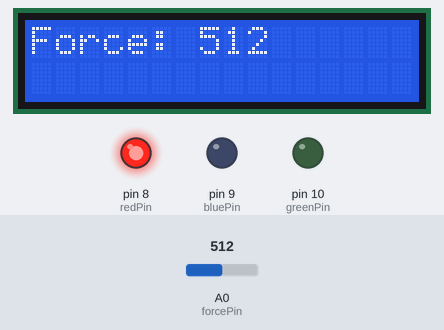
Bench run of a sketch on a simulated Arduino Uno, built with avr-gcc and run on an emulated ATmega328P. Parts: 16×2 character LCD, output pins drawn as LEDs (lit = HIGH). Inputs (shaded band) come from the test bench; at power-on: A0 (forcePin) = 512. What the sketch prints to the serial monitor is not drawn.

Above: at 1.2 s.
1.3 s: A0 (forcePin) set to 363
At 2.0 s:
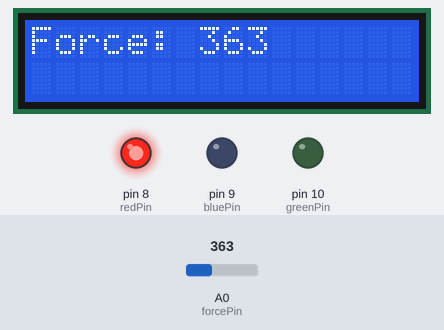
2.8 s: A0 (forcePin) set to 335
At 4.0 s:
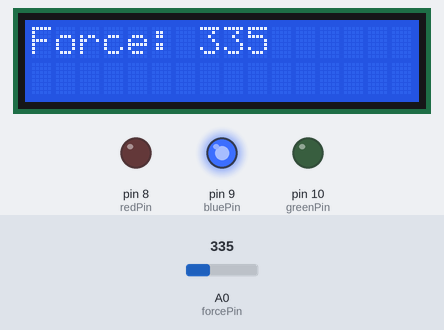
4.3 s: A0 (forcePin) set to 135
At 4.8 s:
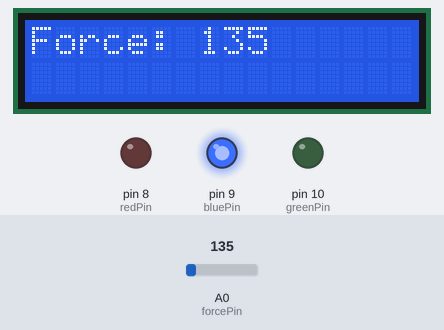
5.8 s: A0 (forcePin) set to 119
At 6.9 s:
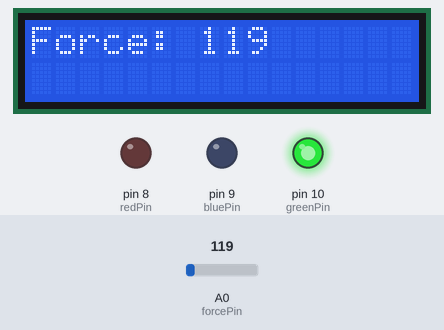
Timing chart, 0 to 8.3 s (numbered marks = the images above; inputs shaded):
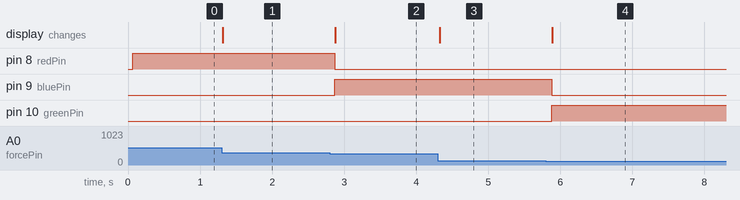

Measured:
- the behaviour switches between 351 and 350 on A0 (forcePin) (found by bisection; images 1 and 2)
- the behaviour switches between 126 and 125 on A0 (forcePin) (found by bisection; images 3 and 4)
- after the input at 1.3 s, the display: changes at once (image 1)
- after the input at 2.8 s, pin 8 (redPin): HIGH → LOW after 0.07 s; pin 9 (bluePin): LOW → HIGH after 0.07 s; the display: changes after 0.07 s (image 2)
- after the input at 4.3 s, the display: changes at once (image 3)
- after the input at 5.8 s, pin 9 (bluePin): HIGH → LOW after 0.08 s; pin 10 (greenPin): LOW → HIGH after 0.08 s; the display: changes after 0.09 s (image 4)

The sketch:

Force_Sensitive_Resistor.ino
```cpp
#include <LiquidCrystal.h>

const int rs = 12, en = 11, d4 = 5, d5 = 4, d6 = 3, d7 = 2;
LiquidCrystal lcd(rs, en, d4, d5, d6, d7);

const int redPin = 8;
const int bluePin = 9;
const int greenPin = 10;
const int forcePin = A0;
const int blueThreshold = 125;
const int redThreshold = 350;

void blinkLED(int pinNumber) {
  digitalWrite(bluePin, LOW);
  digitalWrite(redPin, LOW);
  digitalWrite(greenPin, LOW);
  digitalWrite(pinNumber, HIGH);
}

void setup() {
  pinMode(redPin, OUTPUT);
  pinMode(greenPin, OUTPUT);
  pinMode(bluePin, OUTPUT);
  pinMode(forcePin, INPUT);
  lcd.begin(16, 2);
  Serial.begin(9600);
}

void loop() {
  int force = analogRead(forcePin);
  Serial.println(force);
  if (force > redThreshold) {
  	blinkLED(redPin);
  }
  else if (force > blueThreshold) {
    blinkLED(bluePin);
  }
  else {
    blinkLED(greenPin);
  }
  lcd.clear();
  lcd.print("Force: ");
  lcd.print(force);
  delay(100);
}
```
